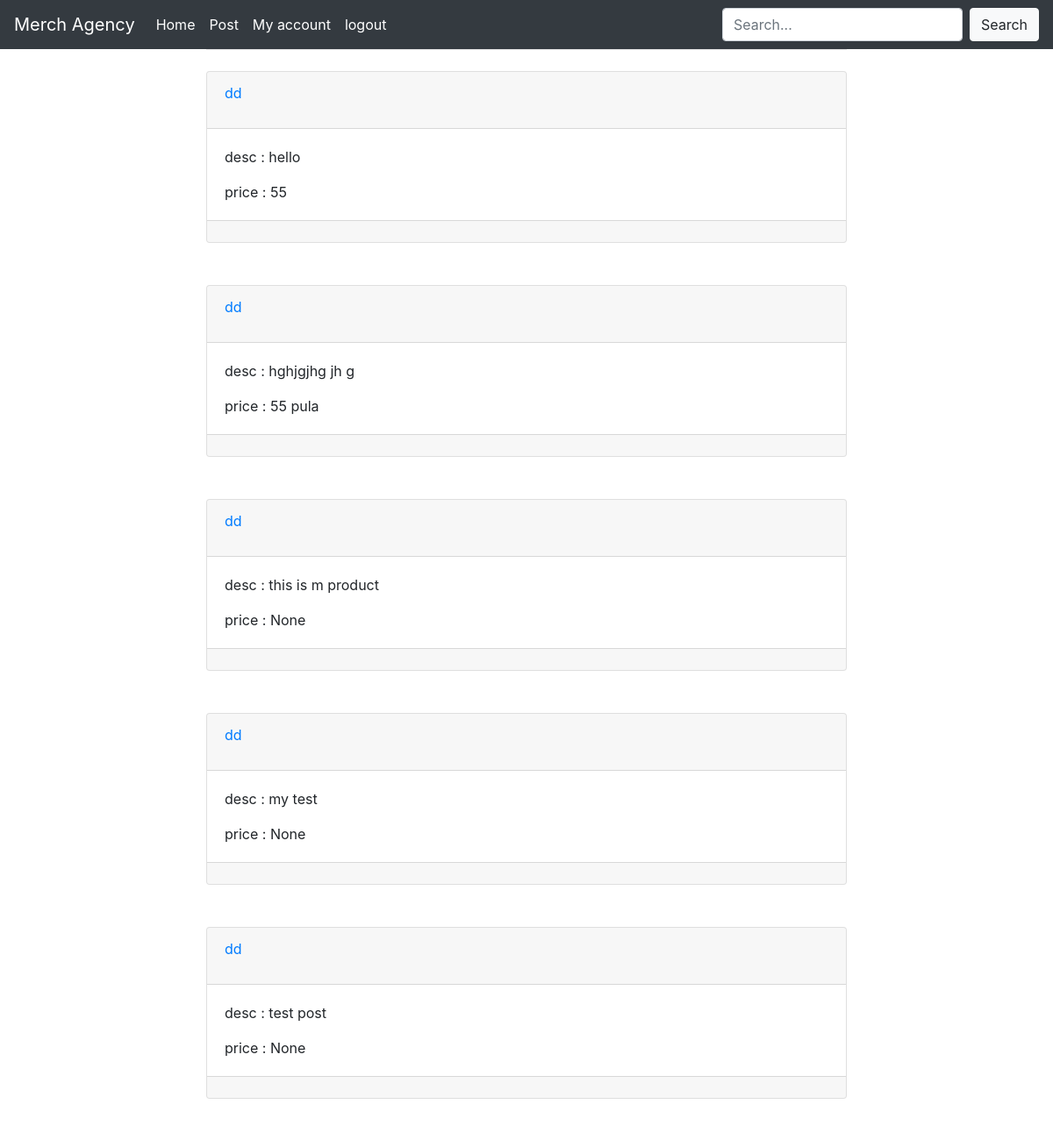
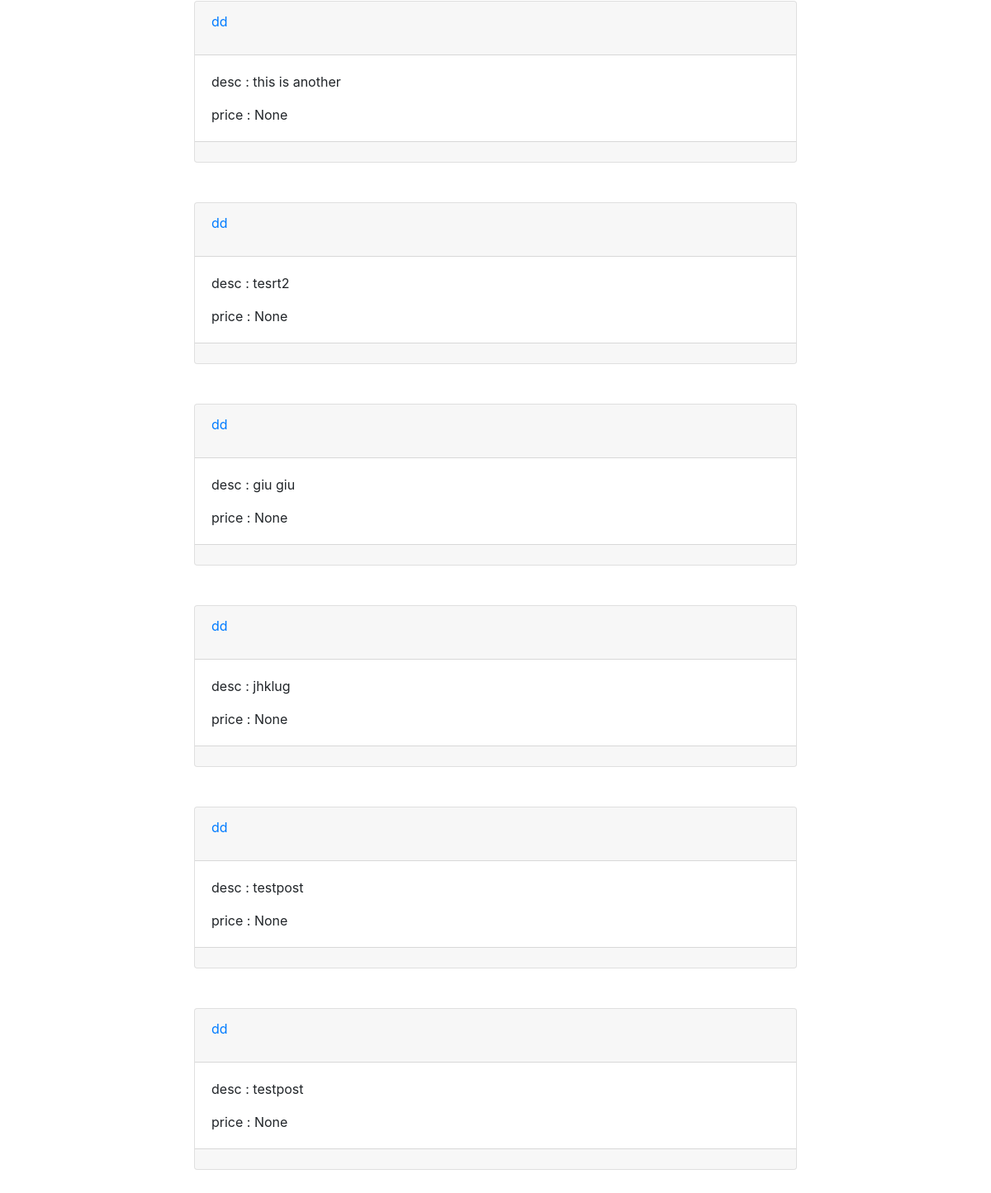
/feed/ (signed in), run on the app's committed database (2 pictures, top to bottom).
### core/models.py (models this page shows, shortened)
class Post(models.Model):
    postby = models.ForeignKey(Service,
                               on_delete=models.CASCADE,
                               related_name="servicepost"
                               )
    postText = models.TextField(null=False, blank=False,verbose_name="post text")
    postImage = models.ImageField(upload_to="element/", null=True)
    postCreated = models.DateTimeField(auto_now=True)
    price = models.CharField(max_length=15, null=True, verbose_name="price of item",blank=True)

class Service(models.Model):
    user = models.OneToOneField(User,
                                on_delete=models.CASCADE,
                                related_name="seller")
    Service_name = models.CharField(
        verbose_name="product/service name",
        null=False,
        max_length=50,
    )
    createDate = models.DateTimeField(
        verbose_name="date and time created",
        null=False,
        auto_created=True,
        default=timezone.now
    )
    description = models.TextField(
        verbose_name="service/product description",
        null=True,
        blank=True
    )
    avi = models.ImageField(null=True, blank=True, upload_to='avatar/')
    def __str__(self):
        return self.Service_name

### core/views.py (the view)
# urls.py: path('feed/', views.userfeed, name="list_view"),
@login_required(login_url="/")
def userfeed(request):
    usersIfollow = set()
    for user in request.user.follower.all():
        usersIfollow.add(user.id)
    posts = Post.objects.all().filter(postby__in=usersIfollow)[0:25]
    return render(request, 'homepage.html', {'posts': posts})

### core/templates/homepage.html (shortened to what this page needs)
{% extends 'templates/base.html' %}
{% load ratings %}
{% block body %}
            {% for p in posts %}
                <div class="card">
                    <div class="card-header">
                        <a href="{% url 'accounts:profile' p.postby.id%}">{{ p.postby }}</a></p>
                    </div>
                    <div class="card-body">
                    <p class="card-text">desc : {{ p.postText }}</p>
                    <p class="card-text">price : {{ p.price }}</p>
                    </div>
                    <div class="card-footer">
                    </div>
                </div>
                <br>
                <br>
            {% endfor %}
{% endblock %}

### data on the page
Post: postby "dd", postText "hello", price "55"
Post: postby "dd", postText "hghjgjhg jh g", price "55 pula"
Post: postby "dd", postText "this is m product", price "None"
Post: postby "dd", postText "my test", price "None"
Post: postby "dd", postText "test post", price "None"
Post: postby "dd", postText "this is another", price "None"
Post: postby "dd", postText "tesrt2", price "None"
Post: postby "dd", postText "giu giu", price "None"
Post: postby "dd", postText "jhklug", price "None"
Post: postby "dd", postText "testpost", price "None"
Post: postby "dd", postText "testpost", price "None"
